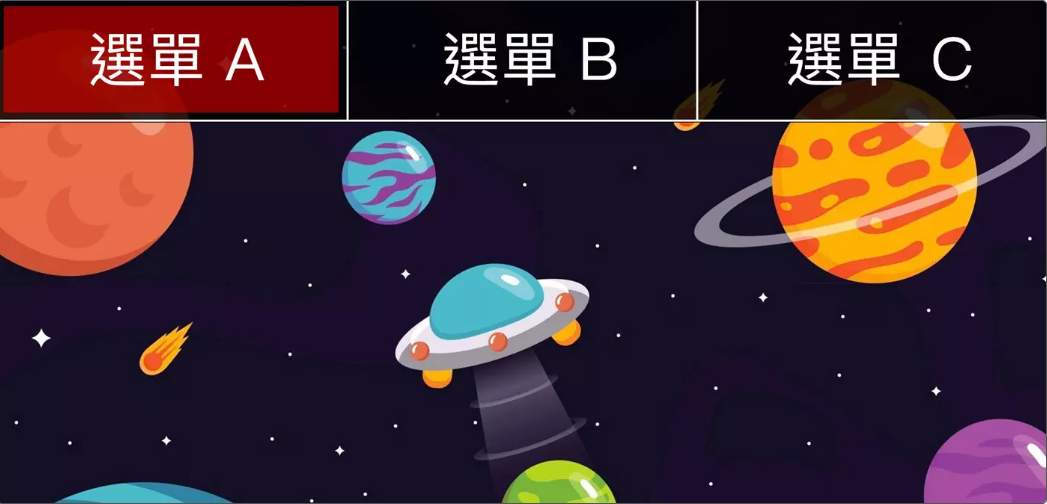
#> input picture syh/line/menuA.png, 1047 x 504 px
$ python -i deploy_richmenu_alias.py   (imports and definitions only)
#> lines starting #> are read from the running program, lines starting #| are printed output that depends on the picture
# syh/deploy_richmenu_alias.py
import os, sys, json, argparse, requests
from PIL import Image

API = "https://api.line.me/v2/bot"
API_DATA = "https://api-data.line.me/v2/bot"

W, H = 2500, 1686            # Rich menu 大尺寸
TAB_H = 250                  # 上方切換列高度
COL_W = [833, 834, 833]      # 三等分寬
X_OFF = [0, 833, 1667]

# [4 lines left out: function must_ok, not called in this run]

def fit_cover(path, tw=W, th=H):
    """把任意尺寸圖片轉成 tw×th（等比放大 + 置中裁切），輸出到 /tmp/*.jpg 並回傳路徑。"""
#> called with path = 'line/menuA.png', tw = 2500, th = 1686
    img = Image.open(path).convert("RGB")
    iw, ih = img.size
#> iw = 1047; ih = 504
    print(f"[INFO] source image {path} size = {iw}x{ih}")
#| [INFO] source image line/menuA.png size = 1047x504
    s = max(tw/iw, th/ih)
#> s = 3.35
    nw, nh = int(iw*s), int(ih*s)
#> nw = 3502; nh = 1686
    img = img.resize((nw, nh), Image.LANCZOS)
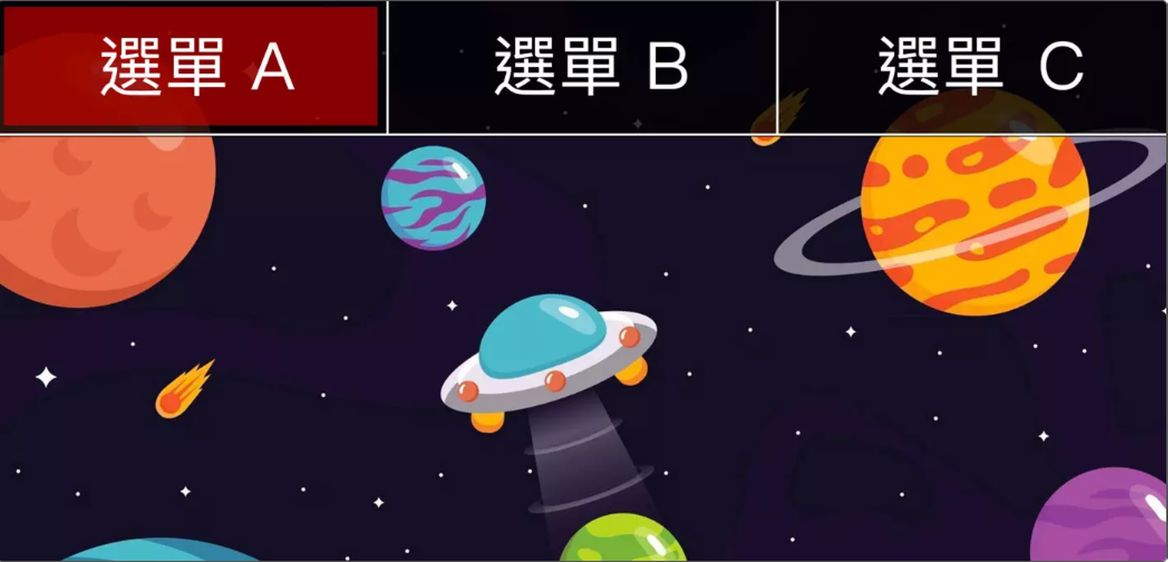
#> img: PIL image 3502x1686 RGB (shown at 1/3 size); mean R, G, B 65.3, 40.5, 48.9
    left = (nw - tw)//2
#> left = 501
    top  = (nh - th)//2
#> top = 0
    img = img.crop((left, top, left+tw, top+th))
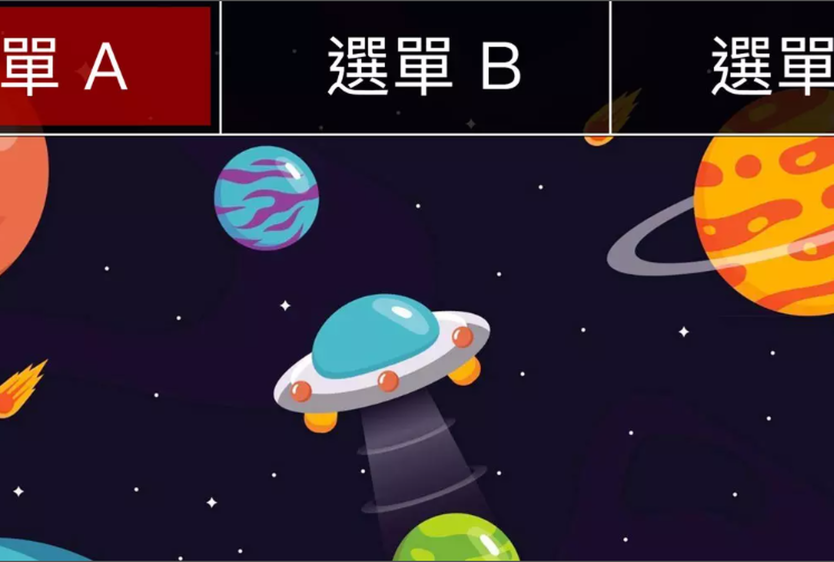
#> img: PIL image 2500x1686 RGB (shown at 1/3 size); mean R, G, B 54.1, 38.4, 48.2
    out = f"/tmp/{os.path.basename(path).rsplit('.',1)[0]}.jpg"
    img.save(out, quality=90)
    print(f"[OK] normalized to {tw}x{th} -> {out}")
    return out

# [117 lines left out: functions build_areas, create_menu, upload_image, set_default_all, create_or_update_alias, parse_args and 3 more, not called in this run]

# [2 lines not run here, left out]

>>> result = fit_cover('line/menuA.png')
